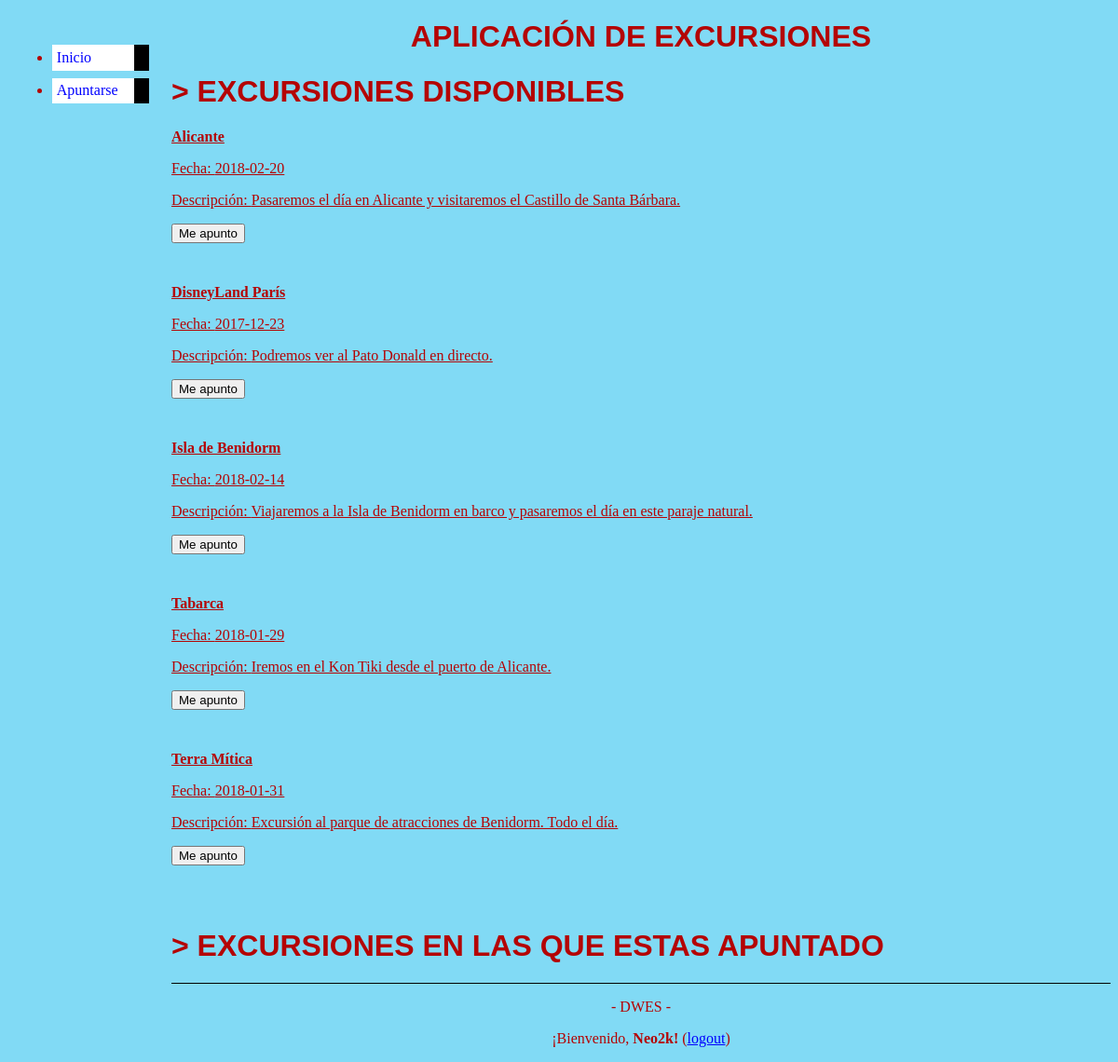
Screenshot of /index.php?action=apuntarse (signed in) with the database file from the repository.
### tables this page shows
CREATE TABLE `excursiones` (
  `titulo` varchar(20) NOT NULL,
  `fecha` date NOT NULL,
  `descripcion` varchar(200) NOT NULL
);

### app/Controller.php (called while the page is built, shortened)
<?php
	class Controller {
		public function apuntarse() {
			$m = new Model(Config::$mvc_bd_nombre, Config::$mvc_bd_usuario, Config::$mvc_bd_clave, Config::$mvc_bd_hostname);
			$noExcursiones = array('noExcursiones' => $m->excursionesNoApuntado(
				$_SESSION['usuario']
			));
			require __DIR__ . '/templates/apuntarse.php';
		}
	}
?>

### app/Model.php (called while the page is built, shortened)
<?php
	class Model {
		protected $conexion;
		public function __construct($dbname, $dbuser, $dbpass, $dbhost) {
			$mvc_bd_conexion = new mysqli($dbhost, $dbuser, $dbpass);
			$error = $mvc_bd_conexion->connect_errno;
			$mvc_bd_conexion->select_db($dbname);
			$mvc_bd_conexion->set_charset('utf8');
			$this->conexion = $mvc_bd_conexion;
		}
		private function listarExcursionesDB($sql) {
			$result = $this->conexion->query($sql);
			$excursiones = array();
			while ($row = $result->fetch_assoc()) {
				$excursiones[] = $row;
			}
			return $excursiones;
		}
		public function excursionesNoApuntado($usuario) {
			$usuario = htmlspecialchars($usuario);
			$sql = "SELECT * FROM excursiones WHERE titulo NOT IN (SELECT tituloExcursion FROM apuntados WHERE nickUsuario='".$usuario."')";
			return $this->listarExcursionesDB($sql);
		}
	}
?>

### app/templates/apuntarse.php (the view, shortened to what this page needs)
<h1>> EXCURSIONES DISPONIBLES</h1>
<?php foreach ($noExcursiones['noExcursiones'] as $excursion): ?>
<form name="formApuntarse" action="index.php?action=apuntarse" method="POST">
	<p style="text-decoration: underline;"><strong><?php echo $excursion['titulo']?></strong></p>
	<p style="text-decoration: underline;">Fecha: <?php echo $excursion['fecha']?></p>
	<p style="text-decoration: underline;">Descripción: <?php echo $excursion['descripcion']?></p>
	<input type="submit" value="Me apunto" name="apuntarse"/>
</form>
<br>
<?php endforeach; ?>
<br>
<h1>> EXCURSIONES EN LAS QUE ESTAS APUNTADO</h1>
<?php include 'layout.php' ?>

### web/css/style.css (style rules this page uses)
body { padding-left: 11em; font-family: Georgia, "Times New Roman", Times, serif; color: #B40404; background-color: #81DAF5; }
h1, h2 { font-family: Helvetica, Geneva, Arial, SunSans-Regular, sans-serif ; text-transform: uppercase; }
label, input[type="submit"] { display: block; margin-top: 10px; margin-bottom: 10px; }

### rows the page displays
excursiones: titulo "Alicante", fecha "2018-02-20", descripcion "Pasaremos el día en Alicante y visitaremos el Castillo de Santa Bárbara."
excursiones: titulo "DisneyLand París", fecha "2017-12-23", descripcion "Podremos ver al Pato Donald en directo."
excursiones: titulo "Isla de Benidorm", fecha "2018-02-14", descripcion "Viajaremos a la Isla de Benidorm en barco y pasaremos el día en este paraje natural."
excursiones: titulo "Tabarca", fecha "2018-01-29", descripcion "Iremos en el Kon Tiki desde el puerto de Alicante."
excursiones: titulo "Terra Mítica", fecha "2018-01-31", descripcion "Excursión al parque de atracciones de Benidorm. Todo el día."

### other values shown
$_SESSION['usuario'] "Neo2k"
